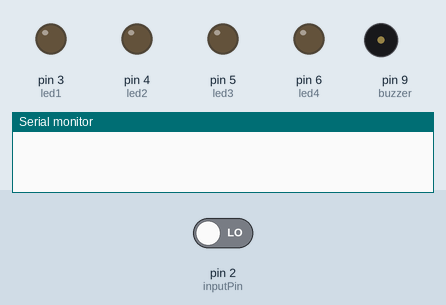
Simulated run of this sketch. Board: Arduino Uno, built with avr-gcc and run on an emulated ATmega328P. On the bench: output pins drawn as LEDs (lit = HIGH), buzzer (waves = sounding), the last lines printed to the serial monitor. The test bench sets the inputs (shaded band); at power-on: pin 2 (inputPin) LOW.

Above: at 4.2 s.
4.3 s: pin 2 (inputPin) driven HIGH
At 5.5 s:
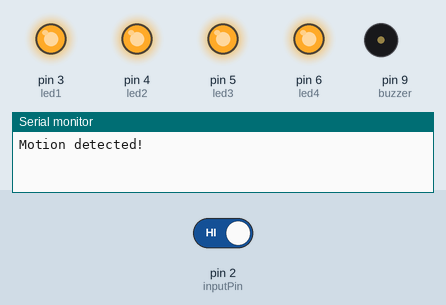
5.8 s: pin 2 (inputPin) driven LOW
At 6.6 s:
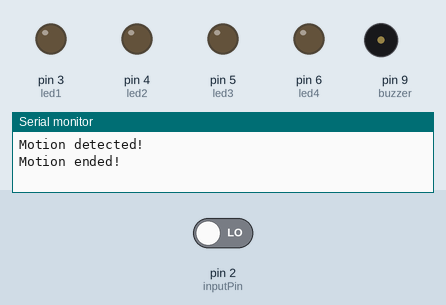
Timing chart, 0 to 8.8 s (numbered marks = the images above; inputs shaded):
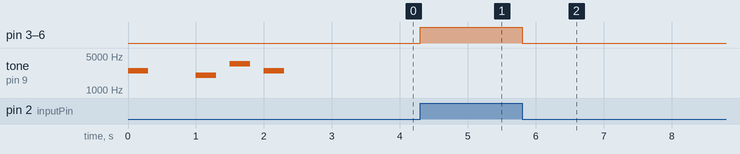

The sketch:

VirtualSentinelProgram.ino
```cpp
int led1 = 3;
int led2 = 4;
int led3 = 5;
int led4 = 6;

int buzzer = 9;
int inputPin = 2;

int pirState = LOW;
int val = 0;

void setup() {
  pinMode(inputPin, INPUT);
  pinMode(led1, OUTPUT);
  pinMode(led2, OUTPUT);
  pinMode(led3, OUTPUT);
  pinMode(led4, OUTPUT);

  Serial.begin(9600);

 tone(buzzer, 2500, 300);
  delay(1000);
  tone(buzzer, 2000, 300);
  delay(500);
  tone(buzzer, 3000, 300);
  tone(buzzer, 3500, 300);
  delay(500);
  tone(buzzer, 2500, 300);
  delay(1000);
}

void loop(){

  val = digitalRead(inputPin);  // read input value
  if (val == HIGH) {            // check if the input is HIGH
    digitalWrite(led1, HIGH);
    digitalWrite(led2, HIGH);
    digitalWrite(led3, HIGH);
    digitalWrite(led4, HIGH);
    if (pirState == LOW) {
      // we have just turned on
      Serial.println("Motion detected!");
      // We only want to print on the output change, not state
      pirState = HIGH;
    }
  } else {
    digitalWrite(led1, LOW);
    digitalWrite(led2, LOW);
    digitalWrite(led3, LOW);
    digitalWrite(led4, LOW);
    if (pirState == HIGH){
      // we have just turned of
      Serial.println("Motion ended!");
      // We only want to print on the output change, not state
      pirState = LOW;
    }
  }
}
```

Measured:
- after the input at 4.3 s, pin 3 (led1), pin 4 (led2), pin 5 (led3), pin 6 (led4): LOW → HIGH at once
- after the input at 5.8 s, pin 3 (led1), pin 4 (led2), pin 5 (led3), pin 6 (led4): HIGH → LOW at once
